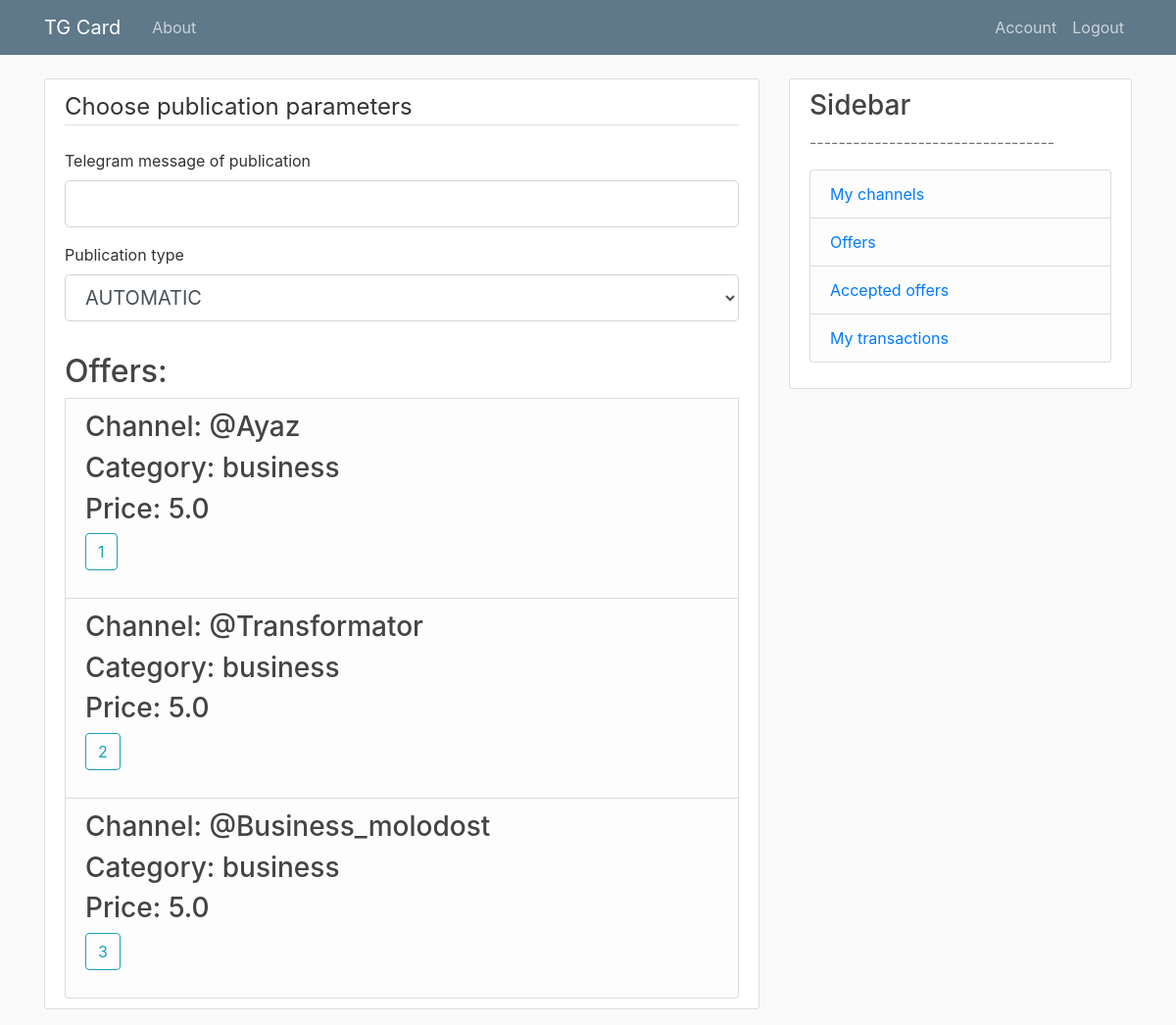
Screenshot of /offerList (signed in) with the database file from the repository.
### models.py (models this page shows, shortened)
class Offer(db.Model):
    id = db.Column(db.Integer, primary_key=True)
    tgLink = db.Column(db.String, index=True, unique=True, nullable=False)
    offerType = db.Column(db.String, index=True, nullable=False) # click \ subscribe
    price = db.Column(db.Float, index=True, nullable=False)
    status = db.Column(db.Integer, index=True, nullable=False) # active \ inactive
    advertId = db.Column(db.Integer, db.ForeignKey('user.id'), nullable=False)
    tasks = db.relationship('Task', backref='offer', lazy=True)
    categoryListAdv = db.relationship('CategoryListAdv', backref='offer', lazy=True)

class Category(db.Model):
    id = db.Column(db.Integer, primary_key=True)
    title = db.Column(db.String, index=True, unique=True, nullable=False)
    categoryListAdv = db.relationship('CategoryListAdv', backref='category', lazy=True)
    categoryListAff = db.relationship('CategoryListAff', backref='category', lazy=True)

### routes.py (the view, shortened to what this page needs)
@app.route("/offerList", methods=['GET', 'POST'])
@affiliate_access_level()
@login_required
def offerList():
    categories = CategoryListAdv.query.join(CategoryListAff, CategoryListAff.categoryId == CategoryListAdv.categoryId).filter(CategoryListAff.id == current_user.channels[0].categoryListAff[0].id).all()
    offersAll = Offer.query.filter_by(status='ACTIVE').all()
    offers = list()
    for offer in offersAll:
        if offer.categoryListAdv[0].categoryId == categories[0].categoryId:
            offers.append(offer)
    form = CreateOfferListForm()
    return render_template('offerList.html', title='OfferList', form=form, offers=offers)

### forms.py
class CreateOfferListForm(FlaskForm):
    previevText = StringField('Telegram message of publication', validators=[DataRequired()])
    taskType = SelectField('Publication type',
                        choices=[('AUTOMATIC','AUTOMATIC'), ('MANUAL','MANUAL')])
    submit = SubmitField('choose offer')

### models.py (called while the page is built)
@login_manager.user_loader
def load_user(user_id):
    return User.query.get(int(user_id))

### routes.py (called while the page is built)
def affiliate_access_level():
    def decorator(f):
        @wraps(f)
        def decorated_function(*args, **kwargs):
            if current_user.role != 'AFFILIATE':
                return redirect(url_for('access_error_page'))
            return f(*args, **kwargs)
        return decorated_function
    return decorator

### templates/offerList.html (shortened to what this page needs)
{% extends "layout.html" %}
{% block content %}
    <div class="content-section">
    <form method="POST" action="{{ url_for('offerList') }}">
        <fieldset class="form-group">
            <legend class="border-bottom mb-4">Choose publication parameters</legend>
            <div class="form-group">
                {{ form.previevText.label(class="form-control-label") }}
                {% if form.previevText.errors %}
                    {{ form.previevText(class="form-control form-control-lg is-invalid") }}
                    <div class="invalid-feedback">
                        {% for error in form.previevText.errors %}
                            <span>{{ error }}</span>
                        {% endfor %}
                    </div>
                {% else %}
                    {{ form.previevText(class="form-control form-control-lg") }}
                {% endif %}
            </div>
            <div class="form-group">
                {{ form.taskType.label(class="form-control-label") }}
                {% if form.taskType.errors %}
                    {{ form.taskType(class="form-control form-control-lg is-invalid") }}
                    <div class="invalid-feedback">
                        {% for error in form.taskType.errors %}
                            <span>{{ error }}</span>
                        {% endfor %}
                    </div>
                {% else %}
                    {{ form.taskType(class="form-control form-control-lg") }}
                {% endif %}
            </div>
        </fieldset>
    <h2>Offers: </h2>
    {% for offer in offers %}
    <li class="list-group-item list-group-item-light">
    <table>
        <tr>
                <ul class="list-group">
                    <h3>Channel: {{offer.tgLink}} </h3>
                    <h3>Category: {{offer.categoryListAdv[0].category.title}}</h3>
                    <h3>Price: {{offer.price}}</h3>
    	            <div class="form-group">
         	       <input class="btn btn-outline-info" id="submit" name="submit" type="submit" value="{{ offer.id }}">
    	            </div>
                </ul>
        </tr>
    </table>
    </li>
    {% endfor %}
    </div>
{% endblock content %}

### static/main.css (style rules this page uses)
body { background: #fafafa; color: #333333; margin-top: 5rem; }
h1, h2, h3, h4, h5, h6 { color: #444444; }
.content-section { background: #ffffff; padding: 10px 20px; border: 1px solid #dddddd; border-radius: 3px; margin-bottom: 20px; }

### rows the page displays
Offer: tgLink "@Ayaz", title "business", price "5.0", submit "1"
Offer: tgLink "@Transformator", title "business", price "5.0", submit "2"
Offer: tgLink "@Business_molodost", title "business", price "5.0", submit "3"
